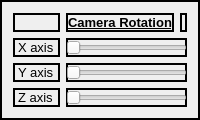
        <widget class="QFrame" name="frame_5">
         <property name="styleSheet">
          <string notr="true">border: 2px solid black;</string>
         </property>
         <property name="frameShape">
          <enum>QFrame::StyledPanel</enum>
         </property>
         <property name="frameShadow">
          <enum>QFrame::Raised</enum>
         </property>
         <layout class="QGridLayout" name="gridLayout_5">
          <item row="0" column="0">
           <layout class="QGridLayout" name="camRotGrid">
            <item row="1" column="0">
             <widget class="QLabel" name="camRotX">
              <property name="minimumSize">
               <size>
                <width>40</width>
                <height>0</height>
               </size>
              </property>
              <property name="font">
               <font>
                <pointsize>10</pointsize>
               </font>
              </property>
              <property name="text">
               <string>X axis</string>
              </property>
             </widget>
            </item>
            <item row="2" column="0">
             <widget class="QLabel" name="camRotY">
              <property name="minimumSize">
               <size>
                <width>40</width>
                <height>0</height>
               </size>
              </property>
              <property name="font">
               <font>
                <pointsize>10</pointsize>
               </font>
              </property>
              <property name="text">
               <string>Y axis</string>
              </property>
             </widget>
            </item>
            <item row="3" column="0">
             <widget class="QLabel" name="camRotZ">
              <property name="sizePolicy">
               <sizepolicy hsizetype="Preferred" vsizetype="Preferred">
                <horstretch>0</horstretch>
                <verstretch>0</verstretch>
               </sizepolicy>
              </property>
              <property name="minimumSize">
               <size>
                <width>40</width>
                <height>0</height>
               </size>
              </property>
              <property name="font">
               <font>
                <pointsize>10</pointsize>
               </font>
              </property>
              <property name="text">
               <string>Z axis</string>
              </property>
             </widget>
            </item>
            <item row="2" column="1" colspan="2">
             <widget class="QSlider" name="camRotYSlider">
              <property name="sizePolicy">
               <sizepolicy hsizetype="Preferred" vsizetype="Preferred">
                <horstretch>0</horstretch>
                <verstretch>0</verstretch>
               </sizepolicy>
              </property>
              <property name="maximum">
               <number>360</number>
              </property>
              <property name="orientation">
               <enum>Qt::Horizontal</enum>
              </property>
             </widget>
            </item>
            <item row="1" column="1" colspan="2">
             <widget class="QSlider" name="camRotXSlider">
              <property name="sizePolicy">
               <sizepolicy hsizetype="Preferred" vsizetype="Preferred">
                <horstretch>0</horstretch>
                <verstretch>0</verstretch>
               </sizepolicy>
              </property>
              <property name="maximum">
               <number>360</number>
              </property>
              <property name="orientation">
               <enum>Qt::Horizontal</enum>
              </property>
             </widget>
            </item>
            <item row="3" column="1" colspan="2">
             <widget class="QSlider" name="camRotZSlider">
              <property name="sizePolicy">
               <sizepolicy hsizetype="Preferred" vsizetype="Preferred">
                <horstretch>0</horstretch>
                <verstretch>0</verstretch>
               </sizepolicy>
              </property>
              <property name="maximum">
               <number>360</number>
              </property>
              <property name="orientation">
               <enum>Qt::Horizontal</enum>
              </property>
             </widget>
            </item>
            <item row="0" column="1">
             <widget class="QLabel" name="camRotateLabel">
              <property name="font">
               <font>
                <pointsize>10</pointsize>
                <bold>true</bold>
                <underline>true</underline>
               </font>
              </property>
              <property name="text">
               <string>Camera Rotation</string>
              </property>
              <property name="alignment">
               <set>Qt::AlignCenter</set>
              </property>
             </widget>
            </item>
            <item row="0" column="0">
             <widget class="QWidget" name="widget_13" native="true"/>
            </item>
            <item row="0" column="2">
             <widget class="QWidget" name="widget_18" native="true"/>
            </item>
           </layout>
          </item>
         </layout>
        </widget>
